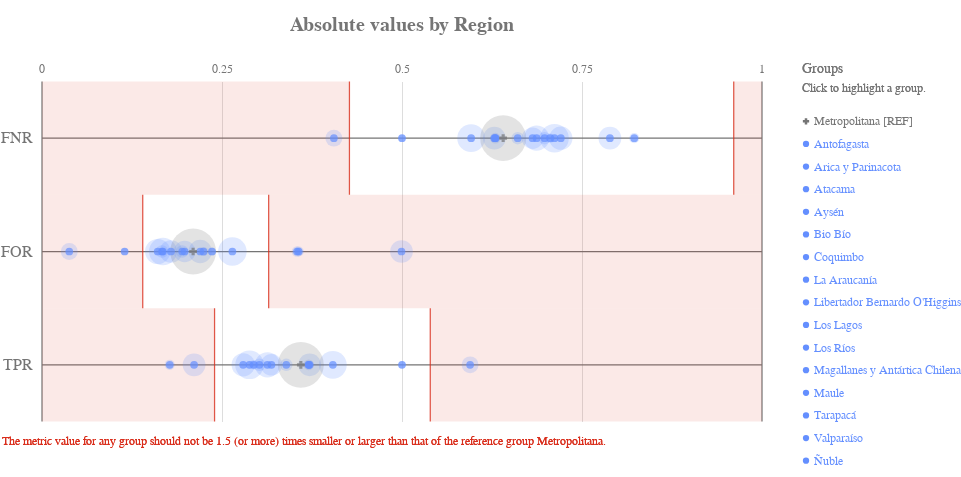

This figure's notebook cell:
### Code cell
ap.absolute(grupo_definido, metrics, 'region', fairness_threshold = disparity_tolerance)

### Figure 1 — Vega-Lite specification as saved in the notebook (floating-point values rounded to 4 significant figures)
{"config": {"view": {"continuousWidth": 400, "continuousHeight": 300, "strokeWidth": 0}, "axisLeft": {"labelColor": "rgb(117,117,117)", "labelFont": "Arial", "labelFontSize": 16}, "title": {"align": "center", "baseline": "middle", "color": "rgb(117,117,117)", "font": "Arial", "fontSize": 20, "fontWeight": "bold"}}, "layer": [{"data": {"name": "data-4ac2d7a4dec33677e433b172826c7791"}, "mark": {"type": "rule", "stroke": "rgb(117,117,117)", "strokeWidth": 1.25, "tooltip": ""}, "encoding": {"x": {"type": "quantitative", "field": "start", "scale": {"domain": [0, 1], "range": [40.0, 760.0]}}, "x2": {"field": "end"}, "y": {"type": "nominal", "axis": {"domain": false, "labelAngle": 0, "labelPadding": -30, "orient": "left", "ticks": false, "title": ""}, "field": "y_position", "scale": {"domain": ["FNR", "FOR", "TPR"], "range": [42.5, 382.5]}}}}, {"data": {"name": "data-6cfe259518f6c7b358d8f836a73e6b7f"}, "mark": {"type": "rule", "stroke": "rgb(117,117,117)", "strokeWidth": 1.25, "tooltip": ""}, "encoding": {"x": {"type": "quantitative", "field": "x_position", "scale": {"domain": [0, 1], "range": [40.0, 760.0]}}, "y": {"value": 42.5}, "y2": {"value": 382.5}}}, {"data": {"name": "data-60ed1133fa688d151d36705a369482e0"}, "mark": {"type": "text", "align": "center", "color": "rgb(117,117,117)", "font": "Arial", "fontSize": 12, "fontWeight": "normal", "tooltip": ""}, "encoding": {"text": {"type": "nominal", "field": "value"}, "x": {"type": "quantitative", "field": "value", "scale": {"domain": [0, 1], "range": [40.0, 760.0]}}, "y": {"value": 29.75}}}, {"layer": [{"mark": {"type": "rect", "opacity": 0.8, "stroke": "rgb(217, 46, 28)", "strokeWidth": 1.25, "tooltip": ""}, "encoding": {"x": {"type": "quantitative", "field": "lower_threshold_value", "scale": {"domain": [0, 1], "range": [40.0, 760.0]}}, "x2": {"field": "lower_threshold_value"}, "y": {"type": "nominal", "axis": {"domain": false, "grid": false, "labels": false, "ticks": false, "title": " "}, "field": "metric", "scale": {"domain": ["FNR", "FOR", "TPR"], "range": [42.5, 382.5]}}}}, {"mark": {"type": "rect", "opacity": 0.8, "stroke": "rgb(217, 46, 28)", "strokeWidth": 1.25, "tooltip": ""}, "encoding": {"x": {"type": "quantitative", "field": "upper_threshold_value", "scale": {"domain": [0, 1], "range": [40.0, 760.0]}}, "x2": {"field": "upper_threshold_value"}, "y": {"type": "nominal", "axis": {"domain": false, "grid": false, "labels": false, "ticks": false, "title": " "}, "field": "metric", "scale": {"domain": ["FNR", "FOR", "TPR"], "range": [42.5, 382.5]}}}}, {"layer": [{"mark": {"type": "rect", "fill": "rgb(217, 46, 28)", "opacity": 0.1, "tooltip": ""}, "encoding": {"x": {"type": "quantitative", "field": "lower_threshold_value", "scale": {"domain": [0, 1], "range": [40.0, 760.0]}}, "x2": {"field": "lower_end"}, "y": {"type": "nominal", "axis": {"domain": false, "grid": false, "labels": false, "ticks": false, "title": " "}, "field": "metric", "scale": {"domain": ["FNR", "FOR", "TPR"], "range": [42.5, 382.5]}}}}, {"mark": {"type": "rect", "fill": "rgb(217, 46, 28)", "opacity": 0.1, "tooltip": ""}, "encoding": {"x": {"type": "quantitative", "field": "upper_threshold_value", "scale": {"domain": [0, 1], "range": [40.0, 760.0]}}, "x2": {"field": "upper_end"}, "y": {"type": "nominal", "axis": {"domain": false, "grid": false, "labels": false, "ticks": false, "title": " "}, "field": "metric", "scale": {"domain": ["FNR", "FOR", "TPR"], "range": [42.5, 382.5]}}}}]}, {"data": {"name": "data-79dd248bdaa0ea02c535240e8ad022c8"}, "mark": {"type": "text", "align": "left", "baseline": "top", "fill": "rgb(217, 46, 28)", "font": "Arial", "fontSize": 12, "fontWeight": "normal", "tooltip": ""}, "encoding": {"text": {"value": "The metric value for any group should not be 1.5 (or more) times smaller or larger than that of the reference group Metropolitana."}, "x": {"value": 0}, "y": {"value": 396.7}}}], "data": {"name": "data-320cc0c1688875ce0958f58fbf53f83d"}}, {"layer": [{"mark": "circle"}, {"data": {"name": "data-8e7c1457f3b0fee10e8f50a7d357bde2"}, "mark": {"type": "circle", "opacity": 0.2}, "encoding": {"color": {"condition": {"type": "nominal", "field": "attribute_value", "legend": null, "scale": {"domain": ["Metropolitana", "Antofagasta", "Arica y Parinacota", "Atacama", "Aysén", "Bio Bío", "Coquimbo", "La Araucanía", "Libertador Bernardo O'Higgins", "Los Lagos", "Los Ríos", "Magallanes y Antártica Chilena", "Maule", "Tarapacá", "Valparaíso", "Ñuble"], "range": ["rgb(117,117,117)", "rgb(100, 143, 255)", "rgb(100, 143, 255)", "rgb(100, 143, 255)", "rgb(100, 143, 255)", "rgb(100, 143, 255)", "rgb(100, 143, 255)", "rgb(100, 143, 255)", "rgb(100, 143, 255)", "rgb(100, 143, 255)", "rgb(100, 143, 255)", "rgb(100, 143, 255)", "rgb(100, 143, 255)", "rgb(100, 143, 255)", "rgb(100, 143, 255)", "rgb(100, 143, 255)"]}, "selection": "selector009"}, "value": "rgb(224,224,224)"}, "size": {"type": "quantitative", "field": "group_size", "legend": null, "scale": {"domain": [0, 4104.0], "range": [0, 2522.0]}}, "tooltip": [{"type": "nominal", "field": "attribute_value", "title": "Group"}, {"type": "nominal", "field": "tooltip_group_size", "title": "Group Size"}, {"type": "nominal", "field": "tooltip_disparity_explanation_fnr", "title": "Disparity"}, {"type": "quantitative", "field": "fnr", "format": ".2f", "title": "FNR"}], "x": {"type": "quantitative", "axis": {"domain": false, "labels": false, "ticks": false, "title": null, "values": [0.25, 0.5, 0.75]}, "field": "fnr", "scale": {"domain": [0, 1], "range": [40.0, 760.0]}}, "y": {"type": "nominal", "axis": {"domain": false, "grid": false, "labels": false, "ticks": false, "title": " "}, "field": "metric_variable", "scale": {"domain": ["FNR", "FOR", "TPR"], "range": [42.5, 382.5]}}}, "selection": {"selector011": {"type": "multi", "empty": "all", "fields": ["attribute_value"]}}, "transform": [{"calculate": "'FNR'", "as": "metric_variable"}]}, {"data": {"name": "data-8e7c1457f3b0fee10e8f50a7d357bde2"}, "mark": {"type": "circle", "opacity": 0.2}, "encoding": {"color": {"condition": {"type": "nominal", "field": "attribute_value", "legend": null, "scale": {"domain": ["Metropolitana", "Antofagasta", "Arica y Parinacota", "Atacama", "Aysén", "Bio Bío", "Coquimbo", "La Araucanía", "Libertador Bernardo O'Higgins", "Los Lagos", "Los Ríos", "Magallanes y Antártica Chilena", "Maule", "Tarapacá", "Valparaíso", "Ñuble"], "range": ["rgb(117,117,117)", "rgb(100, 143, 255)", "rgb(100, 143, 255)", "rgb(100, 143, 255)", "rgb(100, 143, 255)", "rgb(100, 143, 255)", "rgb(100, 143, 255)", "rgb(100, 143, 255)", "rgb(100, 143, 255)", "rgb(100, 143, 255)", "rgb(100, 143, 255)", "rgb(100, 143, 255)", "rgb(100, 143, 255)", "rgb(100, 143, 255)", "rgb(100, 143, 255)", "rgb(100, 143, 255)"]}, "selection": "selector009"}, "value": "rgb(224,224,224)"}, "size": {"type": "quantitative", "field": "group_size", "legend": null, "scale": {"domain": [0, 4104.0], "range": [0, 2522.0]}}, "tooltip": [{"type": "nominal", "field": "attribute_value", "title": "Group"}, {"type": "nominal", "field": "tooltip_group_size", "title": "Group Size"}, {"type": "nominal", "field": "tooltip_disparity_explanation_for", "title": "Disparity"}, {"type": "quantitative", "field": "for", "format": ".2f", "title": "FOR"}], "x": {"type": "quantitative", "axis": {"domain": false, "labels": false, "ticks": false, "title": null, "values": [0.25, 0.5, 0.75]}, "field": "for", "scale": {"domain": [0, 1], "range": [40.0, 760.0]}}, "y": {"type": "nominal", "axis": {"domain": false, "grid": false, "labels": false, "ticks": false, "title": " "}, "field": "metric_variable", "scale": {"domain": ["FNR", "FOR", "TPR"], "range": [42.5, 382.5]}}}, "selection": {"selector013": {"type": "multi", "empty": "all", "fields": ["attribute_value"]}}, "transform": [{"calculate": "'FOR'", "as": "metric_variable"}]}, {"data": {"name": "data-8e7c1457f3b0fee10e8f50a7d357bde2"}, "mark": {"type": "circle", "opacity": 0.2}, "encoding": {"color": {"condition": {"type": "nominal", "field": "attribute_value", "legend": null, "scale": {"domain": ["Metropolitana", "Antofagasta", "Arica y Parinacota", "Atacama", "Aysén", "Bio Bío", "Coquimbo", "La Araucanía", "Libertador Bernardo O'Higgins", "Los Lagos", "Los Ríos", "Magallanes y Antártica Chilena", "Maule", "Tarapacá", "Valparaíso", "Ñuble"], "range": ["rgb(117,117,117)", "rgb(100, 143, 255)", "rgb(100, 143, 255)", "rgb(100, 143, 255)", "rgb(100, 143, 255)", "rgb(100, 143, 255)", "rgb(100, 143, 255)", "rgb(100, 143, 255)", "rgb(100, 143, 255)", "rgb(100, 143, 255)", "rgb(100, 143, 255)", "rgb(100, 143, 255)", "rgb(100, 143, 255)", "rgb(100, 143, 255)", "rgb(100, 143, 255)", "rgb(100, 143, 255)"]}, "selection": "selector009"}, "value": "rgb(224,224,224)"}, "size": {"type": "quantitative", "field": "group_size", "legend": null, "scale": {"domain": [0, 4104.0], "range": [0, 2522.0]}}, "tooltip": [{"type": "nominal", "field": "attribute_value", "title": "Group"}, {"type": "nominal", "field": "tooltip_group_size", "title": "Group Size"}, {"type": "nominal", "field": "tooltip_disparity_explanation_tpr", "title": "Disparity"}, {"type": "quantitative", "field": "tpr", "format": ".2f", "title": "TPR"}], "x": {"type": "quantitative", "axis": {"domain": false, "labels": false, "ticks": false, "title": null, "values": [0.25, 0.5, 0.75]}, "field": "tpr", "scale": {"domain": [0, 1], "range": [40.0, 760.0]}}, "y": {"type": "nominal", "axis": {"domain": false, "grid": false, "labels": false, "ticks": false, "title": " "}, "field": "metric_variable", "scale": {"domain": ["FNR", "FOR", "TPR"], "range": [42.5, 382.5]}}}, "selection": {"selector015": {"type": "multi", "empty": "all", "fields": ["attribute_value"]}}, "transform": [{"calculate": "'TPR'", "as": "metric_variable"}]}, {"layer": [{"mark": "point"}, {"data": {"name": "data-8e7c1457f3b0fee10e8f50a7d357bde2"}, "mark": {"type": "point", "filled": true, "size": 60}, "encoding": {"color": {"condition": {"type": "nominal", "field": "attribute_value", "legend": null, "scale": {"domain": ["Metropolitana", "Antofagasta", "Arica y Parinacota", "Atacama", "Aysén", "Bio Bío", "Coquimbo", "La Araucanía", "Libertador Bernardo O'Higgins", "Los Lagos", "Los Ríos", "Magallanes y Antártica Chilena", "Maule", "Tarapacá", "Valparaíso", "Ñuble"], "range": ["rgb(117,117,117)", "rgb(100, 143, 255)", "rgb(100, 143, 255)", "rgb(100, 143, 255)", "rgb(100, 143, 255)", "rgb(100, 143, 255)", "rgb(100, 143, 255)", "rgb(100, 143, 255)", "rgb(100, 143, 255)", "rgb(100, 143, 255)", "rgb(100, 143, 255)", "rgb(100, 143, 255)", "rgb(100, 143, 255)", "rgb(100, 143, 255)", "rgb(100, 143, 255)", "rgb(100, 143, 255)"]}, "selection": "selector009"}, "value": "rgb(224,224,224)"}, "shape": {"type": "nominal", "field": "attribute_value", "legend": null, "scale": {"domain": ["Metropolitana", "Antofagasta", "Arica y Parinacota", "Atacama", "Aysén", "Bio Bío", "Coquimbo", "La Araucanía", "Libertador Bernardo O'Higgins", "Los Lagos", "Los Ríos", "Magallanes y Antártica Chilena", "Maule", "Tarapacá", "Valparaíso", "Ñuble"], "range": ["cross", "circle", "circle", "circle", "circle", "circle", "circle", "circle", "circle", "circle", "circle", "circle", "circle", "circle", "circle", "circle"]}}, "tooltip": [{"type": "nominal", "field": "attribute_value", "title": "Group"}, {"type": "nominal", "field": "tooltip_group_size", "title": "Group Size"}, {"type": "nominal", "field": "tooltip_disparity_explanation_fnr", "title": "Disparity"}, {"type": "quantitative", "field": "fnr", "format": ".2f", "title": "FNR"}], "x": {"type": "quantitative", "axis": {"domain": false, "labels": false, "ticks": false, "title": null, "values": [0.25, 0.5, 0.75]}, "field": "fnr", "scale": {"domain": [0, 1], "range": [40.0, 760.0]}}, "y": {"type": "nominal", "axis": {"domain": false, "grid": false, "labels": false, "ticks": false, "title": " "}, "field": "metric_variable", "scale": {"domain": ["FNR", "FOR", "TPR"], "range": [42.5, 382.5]}}}, "selection": {"selector010": {"type": "multi", "empty": "all", "fields": ["attribute_value"]}}, "transform": [{"calculate": "'FNR'", "as": "metric_variable"}]}, {"data": {"name": "data-8e7c1457f3b0fee10e8f50a7d357bde2"}, "mark": {"type": "point", "filled": true, "size": 60}, "encoding": {"color": {"condition": {"type": "nominal", "field": "attribute_value", "legend": null, "scale": {"domain": ["Metropolitana", "Antofagasta", "Arica y Parinacota", "Atacama", "Aysén", "Bio Bío", "Coquimbo", "La Araucanía", "Libertador Bernardo O'Higgins", "Los Lagos", "Los Ríos", "Magallanes y Antártica Chilena", "Maule", "Tarapacá", "Valparaíso", "Ñuble"], "range": ["rgb(117,117,117)", "rgb(100, 143, 255)", "rgb(100, 143, 255)", "rgb(100, 143, 255)", "rgb(100, 143, 255)", "rgb(100, 143, 255)", "rgb(100, 143, 255)", "rgb(100, 143, 255)", "rgb(100, 143, 255)", "rgb(100, 143, 255)", "rgb(100, 143, 255)", "rgb(100, 143, 255)", "rgb(100, 143, 255)", "rgb(100, 143, 255)", "rgb(100, 143, 255)", "rgb(100, 143, 255)"]}, "selection": "selector009"}, "value": "rgb(224,224,224)"}, "shape": {"type": "nominal", "field": "attribute_value", "legend": null, "scale": {"domain": ["Metropolitana", "Antofagasta", "Arica y Parinacota", "Atacama", "Aysén", "Bio Bío", "Coquimbo", "La Araucanía", "Libertador Bernardo O'Higgins", "Los Lagos", "Los Ríos", "Magallanes y Antártica Chilena", "Maule", "Tarapacá", "Valparaíso", "Ñuble"], "range": ["cross", "circle", "circle", "circle", "circle", "circle", "circle", "circle", "circle", "circle", "circle", "circle", "circle", "circle", "circle", "circle"]}}, "tooltip": [{"type": "nominal", "field": "attribute_value", "title": "Group"}, {"type": "nominal", "field": "tooltip_group_size", "title": "Group Size"}, {"type": "nominal", "field": "tooltip_disparity_explanation_for", "title": "Disparity"}, {"type": "quantitative", "field": "for", "format": ".2f", "title": "FOR"}], "x": {"type": "quantitative", "axis": {"domain": false, "labels": false, "ticks": false, "title": null, "values": [0.25, 0.5, 0.75]}, "field": "for", "scale": {"domain": [0, 1], "range": [40.0, 760.0]}}, "y": {"type": "nominal", "axis": {"domain": false, "grid": false, "labels": false, "ticks": false, "title": " "}, "field": "metric_variable", "scale": {"domain": ["FNR", "FOR", "TPR"], "range": [42.5, 382.5]}}}, "selection": {"selector012": {"type": "multi", "empty": "all", "fields": ["attribute_value"]}}, "transform": [{"calculate": "'FOR'", "as": "metric_variable"}]}, {"data": {"name": "data-8e7c1457f3b0fee10e8f50a7d357bde2"}, "mark": {"type": "point", "filled": true, "size": 60}, "encoding": {"color": {"condition": {"type": "nominal", "field": "attribute_value", "legend": null, "scale": {"domain": ["Metropolitana", "Antofagasta", "Arica y Parinacota", "Atacama", "Aysén", "Bio Bío", "Coquimbo", "La Araucanía", "Libertador Bernardo O'Higgins", "Los Lagos", "Los Ríos", "Magallanes y Antártica Chilena", "Maule", "Tarapacá", "Valparaíso", "Ñuble"], "range": ["rgb(117,117,117)", "rgb(100, 143, 255)", "rgb(100, 143, 255)", "rgb(100, 143, 255)", "rgb(100, 143, 255)", "rgb(100, 143, 255)", "rgb(100, 143, 255)", "rgb(100, 143, 255)", "rgb(100, 143, 255)", "rgb(100, 143, 255)", "rgb(100, 143, 255)", "rgb(100, 143, 255)", "rgb(100, 143, 255)", "rgb(100, 143, 255)", "rgb(100, 143, 255)", "rgb(100, 143, 255)"]}, "selection": "selector009"}, "value": "rgb(224,224,224)"}, "shape": {"type": "nominal", "field": "attribute_value", "legend": null, "scale": {"domain": ["Metropolitana", "Antofagasta", "Arica y Parinacota", "Atacama", "Aysén", "Bio Bío", "Coquimbo", "La Araucanía", "Libertador Bernardo O'Higgins", "Los Lagos", "Los Ríos", "Magallanes y Antártica Chilena", "Maule", "Tarapacá", "Valparaíso", "Ñuble"], "range": ["cross", "circle", "circle", "circle", "circle", "circle", "circle", "circle", "circle", "circle", "circle", "circle", "circle", "circle", "circle", "circle"]}}, "tooltip": [{"type": "nominal", "field": "attribute_value", "title": "Group"}, {"type": "nominal", "field": "tooltip_group_size", "title": "Group Size"}, {"type": "nominal", "field": "tooltip_disparity_explanation_tpr", "title": "Disparity"}, {"type": "quantitative", "field": "tpr", "format": ".2f", "title": "TPR"}], "x": {"type": "quantitative", "axis": {"domain": false, "labels": false, "ticks": false, "title": null, "values": [0.25, 0.5, 0.75]}, "field": "tpr", "scale": {"domain": [0, 1], "range": [40.0, 760.0]}}, "y": {"type": "nominal", "axis": {"domain": false, "grid": false, "labels": false, "ticks": false, "title": " "}, "field": "metric_variable", "scale": {"domain": ["FNR", "FOR", "TPR"], "range": [42.5, 382.5]}}}, "selection": {"selector014": {"type": "multi", "empty": "all", "fields": ["attribute_value"]}}, "transform": [{"calculate": "'TPR'", "as": "metric_variable"}]}]}]}, {"layer": [{"mark": {"type": "point", "filled": true, "opacity": 1, "size": 39.48}, "encoding": {"color": {"condition": {"type": "nominal", "field": "attribute_value", "legend": null, "scale": {"domain": ["Metropolitana", "Antofagasta", "Arica y Parinacota", "Atacama", "Aysén", "Bio Bío", "Coquimbo", "La Araucanía", "Libertador Bernardo O'Higgins", "Los Lagos", "Los Ríos", "Magallanes y Antártica Chilena", "Maule", "Tarapacá", "Valparaíso", "Ñuble"], "range": ["rgb(117,117,117)", "rgb(100, 143, 255)", "rgb(100, 143, 255)", "rgb(100, 143, 255)", "rgb(100, 143, 255)", "rgb(100, 143, 255)", "rgb(100, 143, 255)", "rgb(100, 143, 255)", "rgb(100, 143, 255)", "rgb(100, 143, 255)", "rgb(100, 143, 255)", "rgb(100, 143, 255)", "rgb(100, 143, 255)", "rgb(100, 143, 255)", "rgb(100, 143, 255)", "rgb(100, 143, 255)"]}, "selection": "selector009"}, "value": "rgb(224,224,224)"}, "shape": {"type": "nominal", "field": "attribute_value", "legend": null, "scale": {"domain": ["Metropolitana", "Antofagasta", "Arica y Parinacota", "Atacama", "Aysén", "Bio Bío", "Coquimbo", "La Araucanía", "Libertador Bernardo O'Higgins", "Los Lagos", "Los Ríos", "Magallanes y Antártica Chilena", "Maule", "Tarapacá", "Valparaíso", "Ñuble"], "range": ["cross", "circle", "circle", "circle", "circle", "circle", "circle", "circle", "circle", "circle", "circle", "circle", "circle", "circle", "circle", "circle"]}}, "x": {"value": 804}, "y": {"type": "nominal", "axis": {"domain": false, "grid": false, "labels": false, "ticks": false, "title": " "}, "field": "attribute_value", "scale": {"domain": ["Metropolitana", "Antofagasta", "Arica y Parinacota", "Atacama", "Aysén", "Bio Bío", "Coquimbo", "La Araucanía", "Libertador Bernardo O'Higgins", "Los Lagos", "Los Ríos", "Magallanes y Antártica Chilena", "Maule", "Tarapacá", "Valparaíso", "Ñuble"], "range": [71, 433]}}}, "selection": {"selector009": {"type": "multi", "empty": "all", "fields": ["attribute_value"]}}}, {"mark": {"type": "text", "align": "left", "baseline": "middle", "font": "Arial", "fontSize": 12, "fontWeight": "normal"}, "encoding": {"color": {"condition": {"type": "nominal", "field": "attribute_value", "legend": null, "scale": {"domain": ["Metropolitana", "Antofagasta", "Arica y Parinacota", "Atacama", "Aysén", "Bio Bío", "Coquimbo", "La Araucanía", "Libertador Bernardo O'Higgins", "Los Lagos", "Los Ríos", "Magallanes y Antártica Chilena", "Maule", "Tarapacá", "Valparaíso", "Ñuble"], "range": ["rgb(117,117,117)", "rgb(100, 143, 255)", "rgb(100, 143, 255)", "rgb(100, 143, 255)", "rgb(100, 143, 255)", "rgb(100, 143, 255)", "rgb(100, 143, 255)", "rgb(100, 143, 255)", "rgb(100, 143, 255)", "rgb(100, 143, 255)", "rgb(100, 143, 255)", "rgb(100, 143, 255)", "rgb(100, 143, 255)", "rgb(100, 143, 255)", "rgb(100, 143, 255)", "rgb(100, 143, 255)"]}, "selection": "selector009"}, "value": "rgb(224,224,224)"}, "text": {"type": "nominal", "field": "label"}, "x": {"value": 812}, "y": {"type": "nominal", "axis": {"domain": false, "grid": false, "labels": false, "ticks": false, "title": " "}, "field": "attribute_value", "scale": {"domain": ["Metropolitana", "Antofagasta", "Arica y Parinacota", "Atacama", "Aysén", "Bio Bío", "Coquimbo", "La Araucanía", "Libertador Bernardo O'Higgins", "Los Lagos", "Los Ríos", "Magallanes y Antártica Chilena", "Maule", "Tarapacá", "Valparaíso", "Ñuble"], "range": [71, 433]}}}, "selection": {"selector016": {"type": "multi", "empty": "all", "fields": ["attribute_value"]}}}, {"data": {"name": "data-79dd248bdaa0ea02c535240e8ad022c8"}, "mark": {"type": "text", "align": "left", "baseline": "middle", "color": "rgb(117,117,117)", "font": "Arial", "fontSize": 12, "fontWeight": "normal"}, "encoding": {"text": {"value": "Click to highlight a group."}, "x": {"value": 800}, "y": {"value": 49}}}, {"data": {"name": "data-79dd248bdaa0ea02c535240e8ad022c8"}, "mark": {"type": "text", "align": "left", "baseline": "middle", "color": "rgb(117,117,117)", "font": "Arial", "fontSize": 14, "fontWeight": "normal"}, "encoding": {"text": {"value": "Groups"}, "x": {"value": 800}, "y": {"value": 30}}}], "data": {"name": "data-7ebefffb3323e64a7ab0617c614ff136"}}], "height": 425, "padding": {"top": 15, "bottom": 10}, "resolve": {"scale": {"size": "independent", "y": "independent"}}, "title": "Absolute values by Region", "width": 800, "$schema": "https://vega.github.io/schema/vega-lite/v4.8.1.json", "datasets": {"data-4ac2d7a4dec33677e433b172826c7791": [{"y_position": "FNR", "start": 0, "end": 1}, {"y_position": "FOR", "start": 0, "end": 1}, {"y_position": "TPR", "start": 0, "end": 1}], "data-6cfe259518f6c7b358d8f836a73e6b7f": [{"x_position": 0}, {"x_position": 1}], "data-60ed1133fa688d151d36705a369482e0": [{"value": 0.0}, {"value": 0.25}, {"value": 0.5}, {"value": 0.75}, {"value": 1.0}], "data-320cc0c1688875ce0958f58fbf53f83d": [{"lower_end": 0, "upper_end": 1, "lower_threshold_value": 0.427, "upper_threshold_value": 0.9607, "metric": "FNR"}, {"lower_end": 0, "upper_end": 1, "lower_threshold_value": 0.1399, "upper_threshold_value": 0.3148, "metric": "FOR"}, {"lower_end": 0, "upper_end": 1, "lower_threshold_value": 0.2397, "upper_threshold_value": 0.5393, "metric": "TPR"}], "data-79dd248bdaa0ea02c535240e8ad022c8": [{"a": 1, "b": 0}, {"a": 1, "b": 0}], "data-8e7c1457f3b0fee10e8f50a7d357bde2": [{"attribute_name": "region", "attribute_value": "Antofagasta", "group_size": 184, "total_entities": 11987, "fnr": 0.6296, "for": 0.3542, "tpr": 0.3704, "fnr_disparity": 0.983, "for_disparity": 1.687, "tpr_disparity": 1.03, "fnr_disparity_scaled": -0.01726, "for_disparity_scaled": 0.6874, "tpr_disparity_scaled": 0.03023, "tooltip_group_size": "184 (1.53%)", "tooltip_disparity_explanation_fnr": "1.02 times smaller FNR than the reference group", "tooltip_disparity_explanation_for": "1.69 times larger FOR than the reference group", "tooltip_disparity_explanation_tpr": "1.03 times larger TPR than the reference group"}, {"attribute_name": "region", "attribute_value": "Arica y Parinacota", "group_size": 168, "total_entities": 11987, "fnr": 0.8226, "for": 0.3566, "tpr": 0.1774, "fnr_disparity": 1.284, "for_disparity": 1.699, "tpr_disparity": 0.4935, "fnr_disparity_scaled": 0.2843, "for_disparity_scaled": 0.6992, "tpr_disparity_scaled": -1.026, "tooltip_group_size": "168 (1.40%)", "tooltip_disparity_explanation_fnr": "1.28 times larger FNR than the reference group", "tooltip_disparity_explanation_for": "1.70 times larger FOR than the reference group", "tooltip_disparity_explanation_tpr": "2.03 times smaller TPR than the reference group"}, {"attribute_name": "region", "attribute_value": "Atacama", "group_size": 465, "total_entities": 11987, "fnr": 0.4054, "for": 0.03788, "tpr": 0.5946, "fnr_disparity": 0.633, "for_disparity": 0.1805, "tpr_disparity": 1.654, "fnr_disparity_scaled": -0.5799, "for_disparity_scaled": -4.541, "tpr_disparity_scaled": 0.6539, "tooltip_group_size": "465 (3.88%)", "tooltip_disparity_explanation_fnr": "1.58 times smaller FNR than the reference group", "tooltip_disparity_explanation_for": "5.54 times smaller FOR than the reference group", "tooltip_disparity_explanation_tpr": "1.65 times larger TPR than the reference group"}, {"attribute_name": "region", "attribute_value": "Aysén", "group_size": 103, "total_entities": 11987, "fnr": 0.6296, "for": 0.2361, "tpr": 0.3704, "fnr_disparity": 0.983, "for_disparity": 1.125, "tpr_disparity": 1.03, "fnr_disparity_scaled": -0.01726, "for_disparity_scaled": 0.125, "tpr_disparity_scaled": 0.03023, "tooltip_group_size": "103 (0.86%)", "tooltip_disparity_explanation_fnr": "1.02 times smaller FNR than the reference group", "tooltip_disparity_explanation_for": "1.12 times larger FOR than the reference group", "tooltip_disparity_explanation_tpr": "1.03 times larger TPR than the reference group"}, {"attribute_name": "region", "attribute_value": "Bio Bío", "group_size": 1252, "total_entities": 11987, "fnr": 0.596, "for": 0.1679, "tpr": 0.404, "fnr_disparity": 0.9306, "for_disparity": 0.8, "tpr_disparity": 1.124, "fnr_disparity_scaled": -0.07461, "for_disparity_scaled": -0.25, "tpr_disparity_scaled": 0.1237, "tooltip_group_size": "1,252 (10.44%)", "tooltip_disparity_explanation_fnr": "1.07 times smaller FNR than the reference group", "tooltip_disparity_explanation_for": "1.25 times smaller FOR than the reference group", "tooltip_disparity_explanation_tpr": "1.12 times larger TPR than the reference group"}, {"attribute_name": "region", "attribute_value": "Coquimbo", "group_size": 839, "total_entities": 11987, "fnr": 0.6283, "for": 0.1791, "tpr": 0.3717, "fnr_disparity": 0.9809, "for_disparity": 0.8533, "tpr_disparity": 1.034, "fnr_disparity_scaled": -0.01946, "for_disparity_scaled": -0.1719, "tpr_disparity_scaled": 0.034, "tooltip_group_size": "839 (7.00%)", "tooltip_disparity_explanation_fnr": "1.02 times smaller FNR than the reference group", "tooltip_disparity_explanation_for": "1.17 times smaller FOR than the reference group", "tooltip_disparity_explanation_tpr": "1.03 times larger TPR than the reference group"}, {"attribute_name": "region", "attribute_value": "La Araucanía", "group_size": 1324, "total_entities": 11987, "fnr": 0.7118, "for": 0.2644, "tpr": 0.2882, "fnr_disparity": 1.111, "for_disparity": 1.26, "tpr_disparity": 0.8016, "fnr_disparity_scaled": 0.1114, "for_disparity_scaled": 0.2598, "tpr_disparity_scaled": -0.2475, "tooltip_group_size": "1,324 (11.05%)", "tooltip_disparity_explanation_fnr": "1.11 times larger FNR than the reference group", "tooltip_disparity_explanation_for": "1.26 times larger FOR than the reference group", "tooltip_disparity_explanation_tpr": "1.25 times smaller TPR than the reference group"}, {"attribute_name": "region", "attribute_value": "Libertador Bernardo O'Higgins", "group_size": 1034, "total_entities": 11987, "fnr": 0.6869, "for": 0.1607, "tpr": 0.3131, "fnr_disparity": 1.072, "for_disparity": 0.7654, "tpr_disparity": 0.8709, "fnr_disparity_scaled": 0.07248, "for_disparity_scaled": -0.3064, "tpr_disparity_scaled": -0.1483, "tooltip_group_size": "1,034 (8.63%)", "tooltip_disparity_explanation_fnr": "1.07 times larger FNR than the reference group", "tooltip_disparity_explanation_for": "1.31 times smaller FOR than the reference group", "tooltip_disparity_explanation_tpr": "1.15 times smaller TPR than the reference group"}, {"attribute_name": "region", "attribute_value": "Los Lagos", "group_size": 842, "total_entities": 11987, "fnr": 0.7888, "for": 0.4993, "tpr": 0.2112, "fnr_disparity": 1.231, "for_disparity": 2.379, "tpr_disparity": 0.5876, "fnr_disparity_scaled": 0.2315, "for_disparity_scaled": 1.379, "tpr_disparity_scaled": -0.7019, "tooltip_group_size": "842 (7.02%)", "tooltip_disparity_explanation_fnr": "1.23 times larger FNR than the reference group", "tooltip_disparity_explanation_for": "2.38 times larger FOR than the reference group", "tooltip_disparity_explanation_tpr": "1.70 times smaller TPR than the reference group"}, {"attribute_name": "region", "attribute_value": "Los Ríos", "group_size": 252, "total_entities": 11987, "fnr": 0.6981, "for": 0.1667, "tpr": 0.3019, "fnr_disparity": 1.09, "for_disparity": 0.7941, "tpr_disparity": 0.8397, "fnr_disparity_scaled": 0.08996, "for_disparity_scaled": -0.2593, "tpr_disparity_scaled": -0.1909, "tooltip_group_size": "252 (2.10%)", "tooltip_disparity_explanation_fnr": "1.09 times larger FNR than the reference group", "tooltip_disparity_explanation_for": "1.26 times smaller FOR than the reference group", "tooltip_disparity_explanation_tpr": "1.19 times smaller TPR than the reference group"}, {"attribute_name": "region", "attribute_value": "Magallanes y Antártica Chilena", "group_size": 136, "total_entities": 11987, "fnr": 0.7059, "for": 0.2243, "tpr": 0.2941, "fnr_disparity": 1.102, "for_disparity": 1.069, "tpr_disparity": 0.8181, "fnr_disparity_scaled": 0.1021, "for_disparity_scaled": 0.06868, "tpr_disparity_scaled": -0.2223, "tooltip_group_size": "136 (1.13%)", "tooltip_disparity_explanation_fnr": "1.10 times larger FNR than the reference group", "tooltip_disparity_explanation_for": "1.07 times larger FOR than the reference group", "tooltip_disparity_explanation_tpr": "1.22 times smaller TPR than the reference group"}, {"attribute_name": "region", "attribute_value": "Maule", "group_size": 880, "total_entities": 11987, "fnr": 0.7206, "for": 0.2197, "tpr": 0.2794, "fnr_disparity": 1.125, "for_disparity": 1.047, "tpr_disparity": 0.7772, "fnr_disparity_scaled": 0.125, "for_disparity_scaled": 0.04691, "tpr_disparity_scaled": -0.2866, "tooltip_group_size": "880 (7.34%)", "tooltip_disparity_explanation_fnr": "1.13 times larger FNR than the reference group", "tooltip_disparity_explanation_for": "1.05 times larger FOR than the reference group", "tooltip_disparity_explanation_tpr": "1.29 times smaller TPR than the reference group"}, {"attribute_name": "region", "attribute_value": "Metropolitana", "group_size": 3420, "total_entities": 11987, "fnr": 0.6405, "for": 0.2099, "tpr": 0.3595, "fnr_disparity": 1.0, "for_disparity": 1.0, "tpr_disparity": 1.0, "fnr_disparity_scaled": 0.0, "for_disparity_scaled": 0.0, "tpr_disparity_scaled": 0.0, "tooltip_group_size": "3,420 (28.53%)", "tooltip_disparity_explanation_fnr": "Reference group", "tooltip_disparity_explanation_for": "Reference group", "tooltip_disparity_explanation_tpr": "Reference group"}, {"attribute_name": "region", "attribute_value": "Tarapacá", "group_size": 81, "total_entities": 11987, "fnr": 0.5, "for": 0.1148, "tpr": 0.5, "fnr_disparity": 0.7806, "for_disparity": 0.5467, "tpr_disparity": 1.391, "fnr_disparity_scaled": -0.281, "for_disparity_scaled": -0.829, "tpr_disparity_scaled": 0.3908, "tooltip_group_size": "81 (0.68%)", "tooltip_disparity_explanation_fnr": "1.28 times smaller FNR than the reference group", "tooltip_disparity_explanation_for": "1.83 times smaller FOR than the reference group", "tooltip_disparity_explanation_tpr": "1.39 times larger TPR than the reference group"}, {"attribute_name": "region", "attribute_value": "Valparaíso", "group_size": 756, "total_entities": 11987, "fnr": 0.6813, "for": 0.1981, "tpr": 0.3187, "fnr_disparity": 1.064, "for_disparity": 0.9438, "tpr_disparity": 0.8864, "fnr_disparity_scaled": 0.06374, "for_disparity_scaled": -0.05958, "tpr_disparity_scaled": -0.1281, "tooltip_group_size": "756 (6.31%)", "tooltip_disparity_explanation_fnr": "1.06 times larger FNR than the reference group", "tooltip_disparity_explanation_for": "1.06 times smaller FOR than the reference group", "tooltip_disparity_explanation_tpr": "1.13 times smaller TPR than the reference group"}, {"attribute_name": "region", "attribute_value": "Ñuble", "group_size": 251, "total_entities": 11987, "fnr": 0.6607, "for": 0.1947, "tpr": 0.3393, "fnr_disparity": 1.032, "for_disparity": 0.9278, "tpr_disparity": 0.9438, "fnr_disparity_scaled": 0.03157, "for_disparity_scaled": -0.07779, "tpr_disparity_scaled": -0.05959, "tooltip_group_size": "251 (2.09%)", "tooltip_disparity_explanation_fnr": "1.03 times larger FNR than the reference group", "tooltip_disparity_explanation_for": "1.08 times smaller FOR than the reference group", "tooltip_disparity_explanation_tpr": "1.06 times smaller TPR than the reference group"}], "data-7ebefffb3323e64a7ab0617c614ff136": [{"attribute_value": "Metropolitana", "label": "Metropolitana [REF]"}, {"attribute_value": "Antofagasta", "label": "Antofagasta"}, {"attribute_value": "Arica y Parinacota", "label": "Arica y Parinacota"}, {"attribute_value": "Atacama", "label": "Atacama"}, {"attribute_value": "Aysén", "label": "Aysén"}, {"attribute_value": "Bio Bío", "label": "Bio Bío"}, {"attribute_value": "Coquimbo", "label": "Coquimbo"}, {"attribute_value": "La Araucanía", "label": "La Araucanía"}, {"attribute_value": "Libertador Bernardo O'Higgins", "label": "Libertador Bernardo O'Higgins"}, {"attribute_value": "Los Lagos", "label": "Los Lagos"}, {"attribute_value": "Los Ríos", "label": "Los Ríos"}, {"attribute_value": "Magallanes y Antártica Chilena", "label": "Magallanes y Antártica Chilena"}, {"attribute_value": "Maule", "label": "Maule"}, {"attribute_value": "Tarapacá", "label": "Tarapacá"}, {"attribute_value": "Valparaíso", "label": "Valparaíso"}, {"attribute_value": "Ñuble", "label": "Ñuble"}]}}
